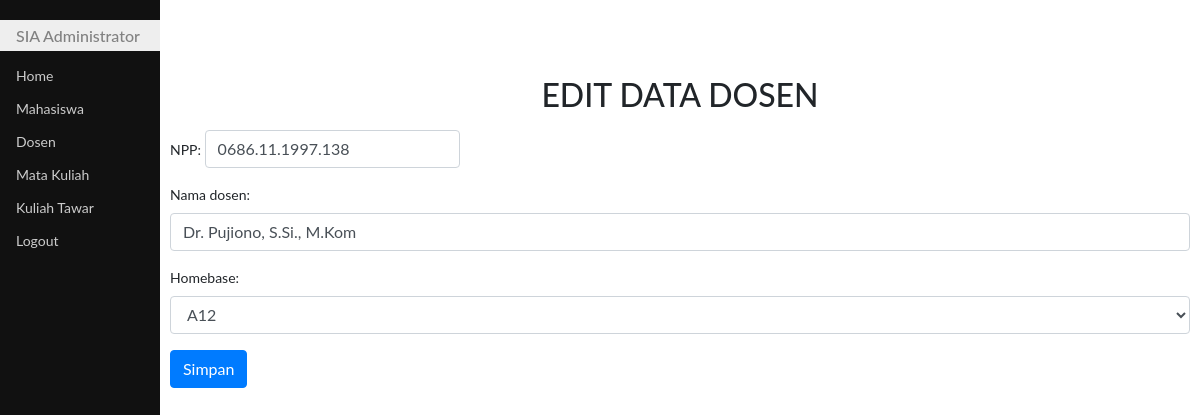
The app's page /editDosen.php?kode=0686.11.1997.138 with its own data.
### tables this page shows
CREATE TABLE `dosen` (
  `npp` char(16) NOT NULL,
  `namadosen` varchar(50) DEFAULT NULL,
  `homebase` char(10) DEFAULT NULL
);

### editDosen.php (the view, shortened to what this page needs)
<!DOCTYPE html>
<html>
<head>
	<link rel="stylesheet" type="text/css" href="bootstrap4/css/bootstrap.css">
	<link rel="stylesheet" type="text/css" href="css/styleku.css">
</head>
<body>
	<?php
	require "fungsi.php";
	$npp=$_GET['kode'];
	$sql="select * from dosen where npp='$npp'";
	$qry=mysqli_query($koneksi,$sql);
	$row=mysqli_fetch_assoc($qry);
	?>
	<div class="utama">
		<h2 class="mb-3 text-center" style="margin-top: 2cm;">EDIT DATA DOSEN</h2>
			<form method="post" action="sv_editDosen.php">
				<div class="form-group">
					<label for="npp">NPP:</label>
					<input class="form-control-ku col-md-3" type="text" name="npp" id="npp" value="<?php echo $row['npp']?>" readonly>
				</div>
				<div class="form-group">
					<label for="nama">Nama dosen:</label>
					<input class="form-control" type="text" name="nama" id="nama" value="<?php echo $row['namadosen']?>">
				</div>
				<div class="form-group">
					<label for="homebase">Homebase:</label>
					<select class="form-control" name="homebase" id="homebase">
						<?php
						$arrhobe=array('A11','A12','A14','A15','A16','A17','A22','A24','P31');
						foreach($arrhobe as $hb){
							if ($hb==$row['homebase']){
								echo "<option value=$hb selected>$hb";
							}else{
								echo "<option value=$hb>$hb";
							}
						}
						?>
					</select>
				</div>
				<div>
					<button class="btn btn-primary" type="submit">Simpan</button>
				</div>
			</form>
	</div>
</body>
</html>

### css/styleku.css (style rules this page uses)
body { font-family: "Lato", sans-serif; }
.form-control-ku { display: inline; padding: 0.375rem 0.75rem; font-size: 1rem; line-height: 1.5; color: #495057; background-color: #fff; background-clip: padding-box; border: 1px solid #ced4da; border-radius: 0.25rem; transition: border-color 0.15s ease-in-out, box-shadow 0.15s ease-in-out; }
.menusamping { height: 100%; width: 160px; position: fixed; z-index: 1; top: 0; left: 0; background-color: #111; overflow-x: hidden; padding-top: 20px; }
.menusamping a { padding: 6px 8px 6px 16px; text-decoration: none; font-size: 14px; color: #ccc; display: block; }
.menusamping h1 { padding: 6px 8px 6px 16px; text-decoration: none; font-size: 16px; color: #818181; background-color:#eee; display: block; }
.utama { margin-left: 160px; font-size: 14px; padding: 0px 10px; }

### records on screen
dosen: npp "0686.11.1997.138", nama "Dr. Pujiono, S.Si., M.Kom", homebase "A12"
